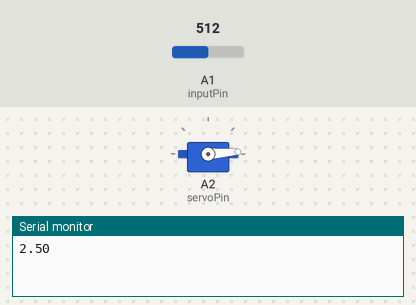
The sketch below on a simulated Arduino Uno, built with avr-gcc and run on an emulated ATmega328P. On the bench: servo, the last lines printed to the serial monitor. The test bench sets the inputs (shaded band); at power-on: A1 (inputPin) = 512.

Above: at 0.05 s.
At 1.15 s:
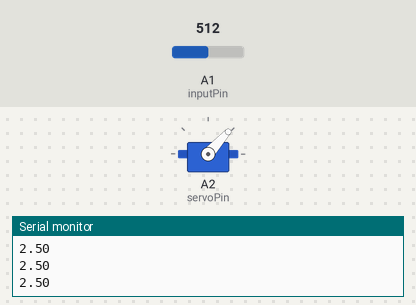
At 2.26 s:
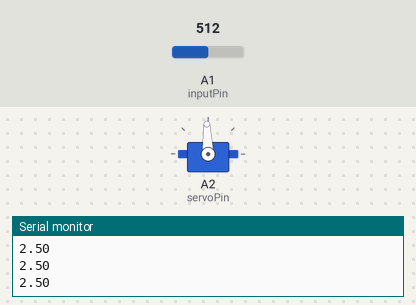
At 4.5 s:
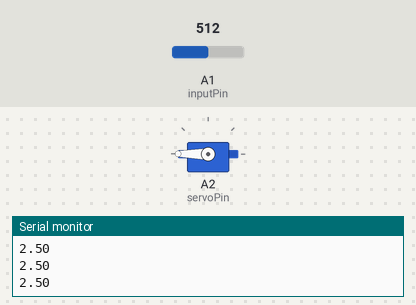
Timing chart, 0 to 6.0 s (numbered marks = the images above):
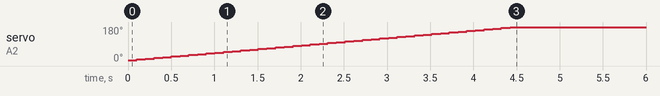

The sketch:

Muscle_Maestro_Arduino.ino
```cpp
#include <Servo.h>

// Define constants
const int inputPin = A1;       // Pin connected to the thermistor (Vout)
const float Vcc = 5.0;         // Supply voltage (Vin)
const int servoPin = A2;       // Pin connected to the servo signal
const float upperthreshold = 2.45;   // Threshold for comparison
const float lowerthreshold = 2.25;
const int maxSize = 10;        // Fixed size for the value array

int time_1;
int time_2;
int time_final;

float valuelist[maxSize];      // Array to store the last 50 values
int index = 0;                 // Index to track the position in the array
bool higher = false;           // Boolean to track if any value exceeds threshold

Servo myServo;                 // Create a Servo object
int oldServoAngle = 0;         // Variable to store the previous servo angle
int servoAngle = 0;            // Initialize servoAngle

void setup() {
    Serial.begin(9600);         // Start serial communication
    pinMode(inputPin, INPUT);   // Set the input pin as input
    myServo.attach(servoPin);   // Attach the servo control signal to pin A2
}

void loop() {
    // Read the analog value from the input pin (Vout)
    time_1= micros();
    int adcValue = analogRead(inputPin);
    float Vout = adcValue * (Vcc / 1023.0);  // Convert ADC to voltage

    // Store the new value in the array
    valuelist[index] = Vout;
    index = (index + 1) % maxSize;  // Wrap around the index when it reaches maxSize

    // Check if any value in the array exceeds the threshold
    higher = false;  // Reset the 'higher' flag
    for (int i = 0; i < maxSize; i++) {
        if (valuelist[i] >= upperthreshold || valuelist[i] <= lowerthreshold) {
            higher = true;
            break;  // Exit the loop as soon as we find a value above the threshold
        }
    }

    // Modify the servo angle based on the condition
    if (higher) {
        servoAngle += 4;  // Increment angle if condition is met
    } else {
        servoAngle -= 4;  // Decrement angle if condition is not met
    }

    // Constrain the servo angle within valid limits (0 to 180 degrees)
    servoAngle = constrain(servoAngle, 0, 180);

    // Move the servo only if the angle has changed
    if (servoAngle != oldServoAngle) {
        myServo.write(servoAngle);       // Move the servo to the new angle
        oldServoAngle = servoAngle;      // Update the old servo angle
    }

    // Print the voltage and servo angle to the Serial Monitor
    Serial.println(Vout);
    //Serial.print(", ");
    //Serial.println(servoAngle);

    time_2= micros();
    time_final = time_2 - time_1;
    //Serial.println(time_final);
    delay(100);  // Delay for a more readable output
}
```

Measured:
- by itself, servo on A2 (servoPin): moves from 4° to 180° over 4.3 s
